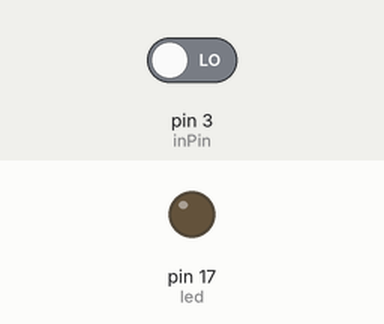
This sketch was run on a simulated Arduino Leonardo, built with avr-gcc and run on an emulated ATmega32U4. Parts: output pins drawn as LEDs (lit = HIGH). The inputs (shaded band) are chosen by the test bench; at power-on: pin 3 (inPin) LOW. USB keyboard and mouse output is not drawn.

Above: at 1.8 s.
1.9 s: pin 3 (inPin) driven HIGH
At 4.8 s:
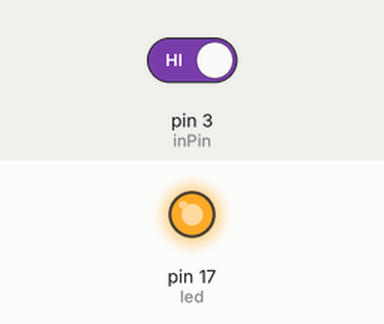
Timing chart, 0 to 10.9 s (numbered marks = the images above; inputs shaded):
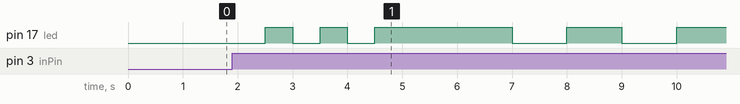

Measured:
- after the input at 1.9 s, pin 17 (led): LOW → HIGH after 0.60 s, → LOW 0.50 s later, → HIGH 0.50 s later, → LOW 0.50 s later, … (9 changes in this stretch)

The sketch:

keyboard.ino
```cpp
#include "Keyboard.h"

int inPin = 3;
int val = 0;
int bit1 = 0;
int bit2 = 0;
int bit3 = 0;
int bit4 = 0;
int bit5 = 0;
int __bin = 0;
int led = 17;
int _bit = 0;
String alph = "abcdefghijklmnopqrstuvwxyz ";

void setup() {
  // put your setup code here, to run once:
  Keyboard.begin();
  Serial.begin(9600);
  pinMode(inPin, INPUT);
  pinMode(led, OUTPUT);
}

void loop() {
  // put your main code here, to run repeatedly:
  val = digitalRead(inPin);   // read the input pin
  if (val == 1){
    flash();
    delay(2000);
    bit1 = b_read();
    bit2 = b_read();
    bit3 = b_read();
    bit4 = b_read();
    bit5 = b_read();
    __bin = convert(bit1, bit2, bit3, bit4, bit5);
    if(__bin > 0){
      Keyboard.print(alph[__bin -1]);
    }
  }
  delay(500);
}

int b_read(){
  delay(500);
  digitalWrite(led, LOW);
  delay(500);
  _bit = digitalRead(inPin);
  delay(500);
  digitalWrite(led, HIGH);
  delay(500);
  return _bit;
}

static void flash(){
  digitalWrite(led, LOW);
  delay(500);
  digitalWrite(led, HIGH);
  delay(500);
  digitalWrite(led, LOW);
  delay(500);
  digitalWrite(led, HIGH);
  delay(500);
  digitalWrite(led, LOW);
  delay(500);
  digitalWrite(led, HIGH);
}

int convert(int bit1, int bit2, int  bit3,int bit4,int bit5){
  int tot = 0;
  if(bit1 == 1){
    tot = tot + 16;
  }
  if(bit2 == 1){
    tot = tot + 8;
  }
  if(bit3 == 1){
    tot = tot + 4;
  }
  if(bit4 == 1){
    tot = tot + 2;
  }
  if(bit5 == 1){
    tot = tot + 1;
  }
  return tot;
}
```
